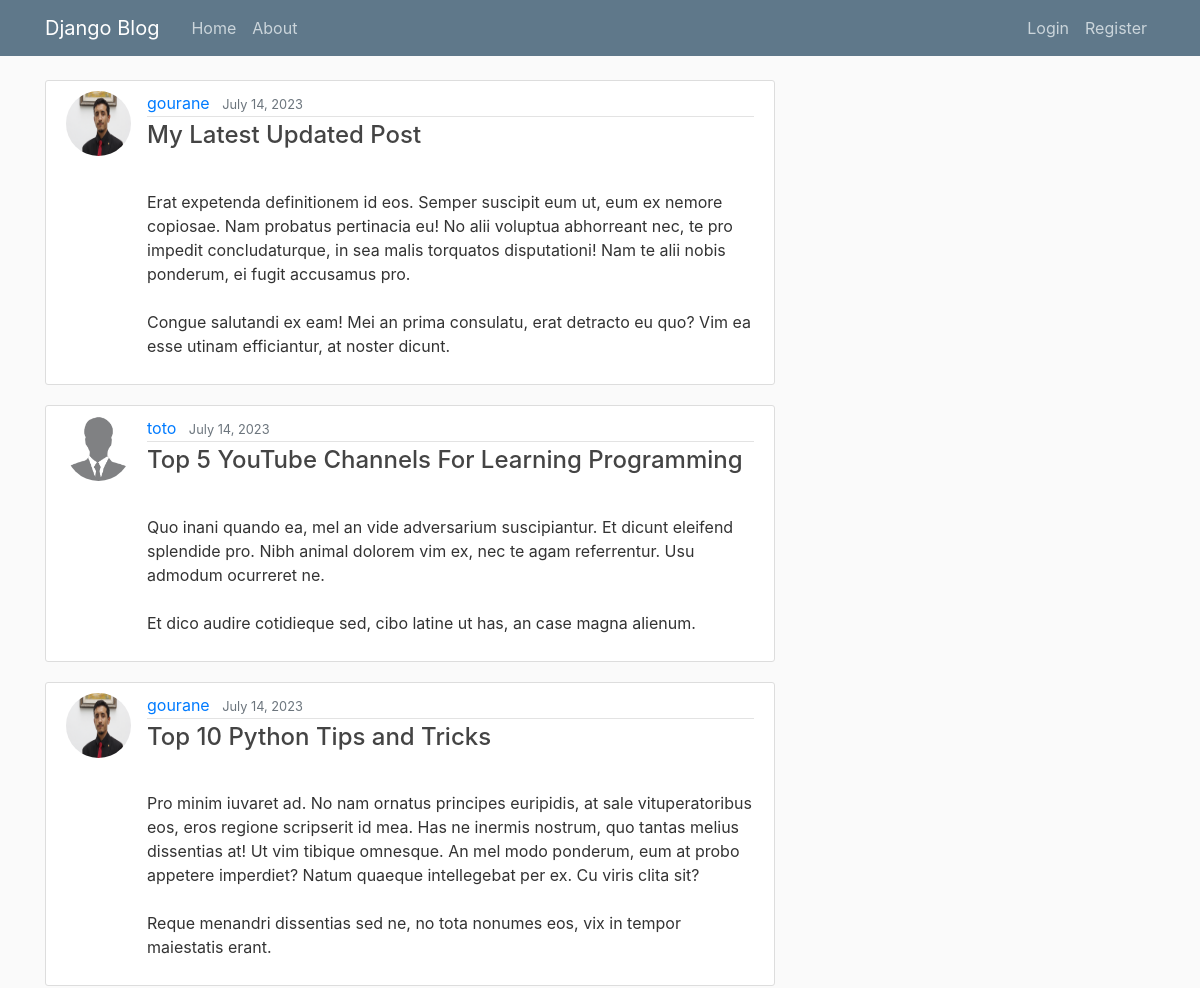
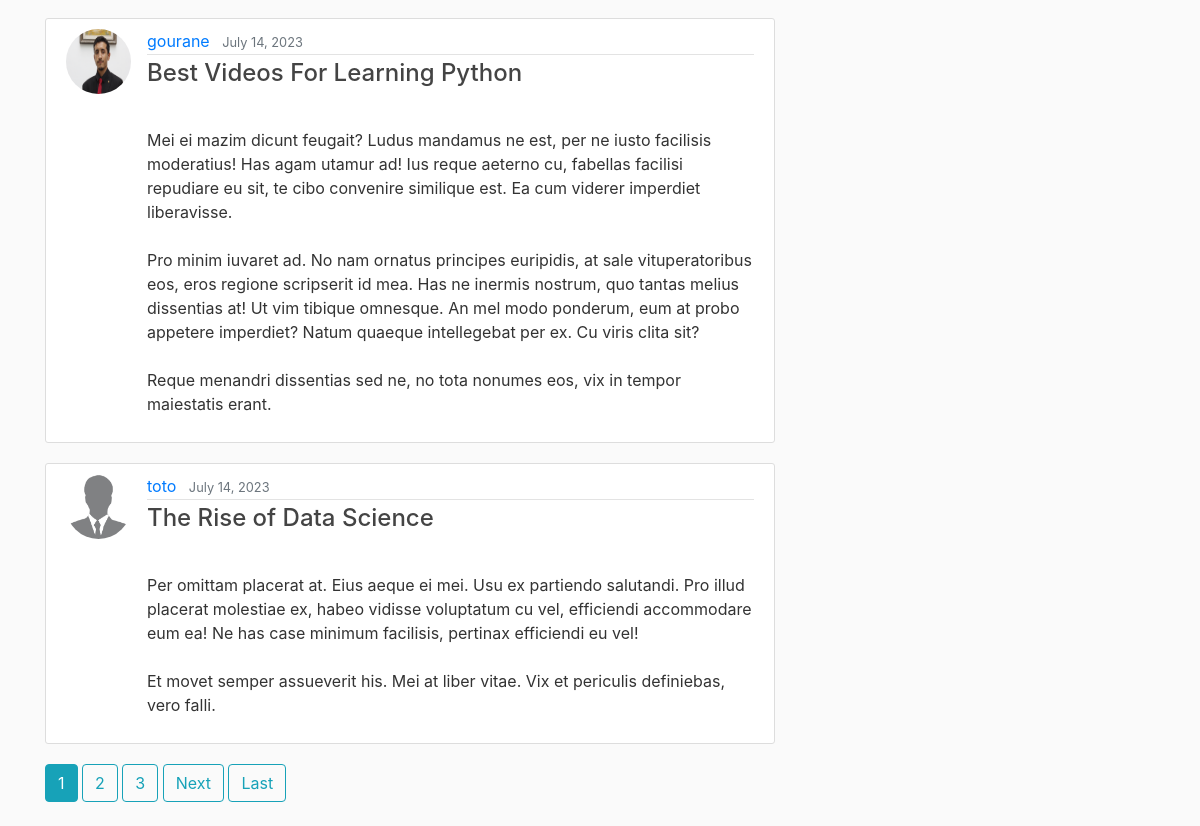
The page / on the database its author committed (2 pictures, top to bottom).
### blog/models.py (models this page shows, shortened)
class POST(models.Model):
    title = models.CharField(max_length= 100)
    content = models.TextField()
    date=models.DateTimeField(default =timezone.now)
    author = models.ForeignKey( User , on_delete=models.CASCADE)

### users/models.py (models this page shows, shortened)
class profile(models.Model):
    user = models.OneToOneField(User, on_delete= models.CASCADE)
    image = models.ImageField(default='default.jpg', upload_to='profile_pics')

### blog/views.py (the view)
# urls.py: path('',  PostListView.as_view() ,name='blog-home'),
class PostListView(ListView):
    model =POST
    template_name = 'blog/home.html'
    context_object_name= 'posts'
    ordering = ['-date']
    paginate_by =5

### blog/templates/blog/home.html (shortened to what this page needs)
{%extends "blog/base.html"%}
{%block content%}
    {%for post in posts%}
    <article class="media content-section">
      <img class="rounded-circle article-img" src="{{post.author.profile.image.url}}"  >
      <div class="media-body">
          <div class="article-metadata">
            <a class="mr-2" href='{%url 'user-posts' post.author.username %}'> {{ post.author }}</a>
            <small class="text-muted">{{ post.date|date:"F d, Y" }} </small>
          </div>
          <a class="mr-2" href={% url  'post-detail' post.id %}><h4>{{ post.title }}</h4></a>
          <p class="article-content">{{ post.content }}</p>
        </div>
      </article>
    {%endfor%}
    {%if is_paginated %}
      {% for num in page_obj.paginator.page_range %}
        {% if page_obj.number == num %}
        <a class ="btn btn-info mb-4" href="?page={{num}}">{{num}}</a>
        {% elif num > page_obj.number|add:'-3' and num < page_obj.number|add:'3' %}
          <a class ="btn btn-outline-info mb-4" href="?page={{num}}">{{num}}</a>
        {%endif%}
      {%endfor%}
    {% if page_obj.has_next %}
     <a class ="btn btn-outline-info mb-4" href="?page={{ page_obj.next_page_number}}">Next</a>
     <a class ="btn btn-outline-info mb-4" href="?page={{ page_obj.paginator.num_pages}}">Last</a>
    {%endif%}
    {% endif%}
{%endblock content%}

### blog/templates/blog/base.html (shortened to what this page needs)
{% load static %}
<!DOCTYPE html>
<html>
    <head>
        <link rel="stylesheet" href="https://cdn.jsdelivr.net/npm/bootstrap@4.0.0/dist/css/bootstrap.min.css">
        <link rel="stylesheet" type= "text/css" href = "{% static 'blog/main.css'%}">
    </head>
   <body>
        <header class="site-header">
            <nav class="navbar navbar-expand-md navbar-dark bg-steel fixed-top">
                <div class="container">
                    <a class="navbar-brand mr-4" href="/">Django Blog</a>
                    <div class="collapse navbar-collapse" id="navbarToggle">
                        <div class="navbar-nav mr-auto">
                            <a class="nav-item nav-link" href="{% url  'blog-home'%}">Home</a>
                            <a class="nav-item nav-link" href="{% url 'blog-about'%}">About</a>
                        </div>
                        <div class="navbar-nav">
                            {% if user.is_authenticated %}
                            <a class="nav-item nav-link" href="{% url 'post-create' %}">New Post</a>
                            <a class="nav-item nav-link" href="{% url 'profile' %}">Profile</a>
                            <a class="nav-item nav-link" href="{% url 'logout' %}">Logout</a>
                            {% else %}
                            <a class="nav-item nav-link" href="{% url 'login' %}">Login</a>
                            <a class="nav-item nav-link" href="{% url 'register' %}">Register</a>
                            {% endif %}
                        </div>
                    </div>
                </div>
            </nav>
        </header>
        <main role="main" class="container">
            <div class="row">
                <div class="col-md-8">
                {% block content %}{% endblock %}
                </div>
                <div class="col-md-4">
                </div>
            </div>
        </main>
   </body>
</html>

### blog/static/blog/main.css (style rules this page uses)
body { background: #fafafa; color: #333333; margin-top: 5rem; }
h1, h2, h3, h4, h5, h6 { color: #444444; }
.bg-steel { background-color: #5f788a; }
.site-header .navbar-nav .nav-link { color: #cbd5db; }
.content-section { background: #ffffff; padding: 10px 20px; border: 1px solid #dddddd; border-radius: 3px; margin-bottom: 20px; }
.article-content { white-space: pre-line; }
.article-img { height: 65px; width: 65px; margin-right: 16px; }
.article-metadata { padding-bottom: 1px; margin-bottom: 4px; border-bottom: 1px solid #e3e3e3 }

### rows shown on the page
POST: author.profile.image (picture), author "gourane", date "July 14, 2023", title "My Latest Updated Post", content "Erat expetenda definitionem id eos. Semper suscipit eum ut, eum ex nemore copiosae. Nam probatus pertinacia eu! No alii voluptua abhorreant nec, te pro impedit concludaturque, in sea malis torquatos disputationi! Nam te alii nobis ponderum, ei fugit accusamus pro. Congue salutandi ex eam! Mei an prima consulatu, erat detracto eu quo? Vim ea esse utinam efficiantur, at noster dicunt."
POST: author.profile.image (placeholder picture), author "toto", date "July 14, 2023", title "Top 5 YouTube Channels For Learning Programming", content "Quo inani quando ea, mel an vide adversarium suscipiantur. Et dicunt eleifend splendide pro. Nibh animal dolorem vim ex, nec te agam referrentur. Usu admodum ocurreret ne. Et dico audire cotidieque sed, cibo latine ut has, an case magna alienum."
POST: author.profile.image (picture), author "gourane", date "July 14, 2023", title "Top 10 Python Tips and Tricks", content "Pro minim iuvaret ad. No nam ornatus principes euripidis, at sale vituperatoribus eos, eros regione scripserit id mea. Has ne inermis nostrum, quo tantas melius dissentias at! Ut vim tibique omnesque. An mel modo ponderum, eum at probo appetere imperdiet? Natum quaeque intellegebat per ex. Cu viris clita sit? Reque menandri dissentias sed ne, no tota nonumes eos, vix in tempor maiestatis erant."
POST: author.profile.image (picture), author "gourane", date "July 14, 2023", title "Best Videos For Learning Python", content "Mei ei mazim dicunt feugait? Ludus mandamus ne est, per ne iusto facilisis moderatius! Has agam utamur ad! Ius reque aeterno cu, fabellas facilisi repudiare eu sit, te cibo convenire similique est. Ea cum viderer imperdiet liberavisse. Pro minim iuvaret ad. No nam ornatus principes euripidis, at sale vituperatoribus eos, eros regione scripserit id mea. Has ne inermis nostrum, quo tantas melius dissentias at! Ut vim tibique omnesque. An mel modo ponderum, eum at probo appetere imperdiet? Natum quaeque intellegebat per ex. Cu viris clita sit? Reque menandri dissentias sed ne, no tota nonumes eos, vix in tempor maiestatis erant."
POST: author.profile.image (placeholder picture), author "toto", date "July 14, 2023", title "The Rise of Data Science", content "Per omittam placerat at. Eius aeque ei mei. Usu ex partiendo salutandi. Pro illud placerat molestiae ex, habeo vidisse voluptatum cu vel, efficiendi accommodare eum ea! Ne has case minimum facilisis, pertinax efficiendi eu vel! Et movet semper assueverit his. Mei at liber vitae. Vix et periculis definiebas, vero falli."

### other values the page prints
{{ num }} "1"
{{ num }} "2" "3"
